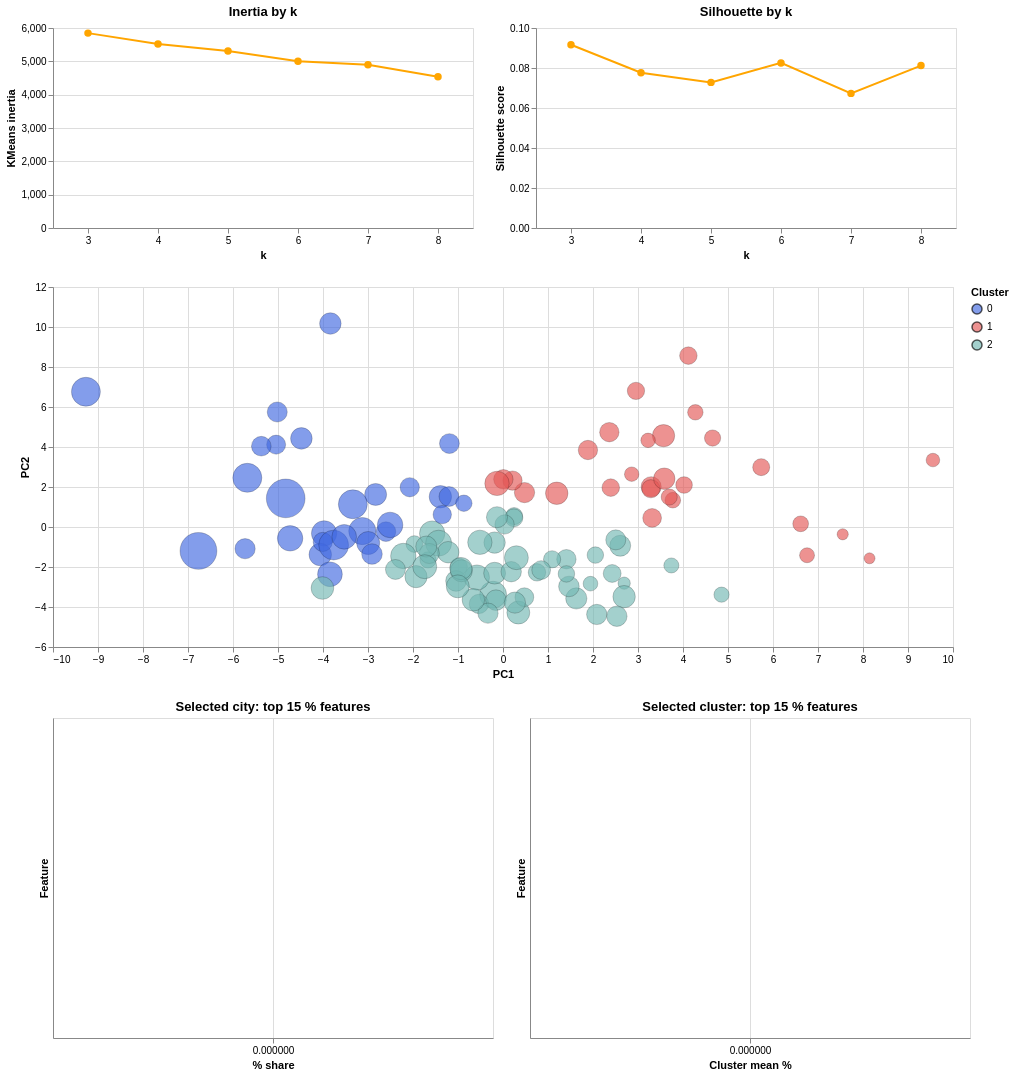

The notebook cell this image was saved under:
### Code cell
import altair as alt

# Interactive layout: top row (inertia, silhouette), middle (scatter), bottom (city/cluster bars)
alt.data_transformers.disable_max_rows()

# Shared color scale for scatter (royal blue first)
cluster_scale = alt.Scale(
    range=[
        "royalblue",
        "#e45756",
        "#72b7b2",
        "#f58518",
        "#54a24b",
        "#eeca3b",
        "#b279a2",
        "#ff9da6",
        "#9c755f",
        "#bab0ab",
    ]
)

# Small charts for KMeans diagnostics
inertia_df = pd.DataFrame({"k": list(k_range), "inertia": inertias})
sil_df = pd.DataFrame({"k": list(k_range), "silhouette": silhouettes})

inertia_chart = (
    alt.Chart(inertia_df)
    .mark_line(point={"filled": True, "fill": "orange", "stroke": "orange"}, color="orange")
    .encode(
        x=alt.X("k:O", title="k", axis=alt.Axis(labelAngle=0)),
        y=alt.Y("inertia:Q", title="KMeans inertia"),
        tooltip=["k", alt.Tooltip("inertia:Q", format=",")],
    )
    .properties(width=420, height=200, title="Inertia by k")
)

silhouette_chart = (
    alt.Chart(sil_df)
    .mark_line(point={"filled": True, "fill": "orange", "stroke": "orange"}, color="orange")
    .encode(
        x=alt.X("k:O", title="k", axis=alt.Axis(labelAngle=0)),
        y=alt.Y("silhouette:Q", title="Silhouette score"),
        tooltip=["k", alt.Tooltip("silhouette:Q", format=".3f")],
    )
    .properties(width=420, height=200, title="Silhouette by k")
)

top_row = alt.hconcat(inertia_chart, silhouette_chart)

# Bubble scatter on PC1/PC2
scatter_data = scatter_df.copy()
scatter_data["size"] = np.sqrt(scatter_data["city_total_15y"].clip(lower=0))

city_select = alt.selection_point(fields=["city"], empty="none")
cluster_select = alt.selection_point(fields=["cluster"], empty="none")

scatter_chart = (
    alt.Chart(scatter_data)
    .mark_circle(opacity=0.65, stroke="black", strokeWidth=0.3)
    .encode(
        x=alt.X("pc1", title="PC1"),
        y=alt.Y("pc2", title="PC2"),
        size=alt.Size("size", legend=None, scale=alt.Scale(range=[50, 1500])),
        color=alt.Color("cluster:N", scale=cluster_scale, legend=alt.Legend(title="Cluster")),
        tooltip=["city", "cluster:N", alt.Tooltip("city_total_15y", format=",")],
    )
    .properties(width=900, height=360)
    .add_params(city_select, cluster_select)
)

# Long data for city-level % features (carry cluster for completeness)
pct_long = (
    X_use.assign(city=combined_df["city"], cluster=combined_df["cluster_kmeans"])
    .melt(id_vars=["city", "cluster"], var_name="feature", value_name="value")
)

bars_city = (
    alt.Chart(pct_long)
    .transform_filter(city_select)
    .transform_window(
        rank="rank(value)",
        sort=[alt.SortField("value", order="descending")],
        groupby=["city"],
    )
    .transform_filter("datum.rank <= 15")
    .mark_bar(color="orange")
    .encode(
        y=alt.Y("feature:N", sort="-x", title="Feature"),
        x=alt.X("value:Q", title="% share"),
        tooltip=["city", "feature", alt.Tooltip("value:Q", format=".2f")],
    )
    .properties(width=440, height=320, title="Selected city: top 15 % features")
)

# Cluster centroids long form
centroid_long = (
    centroids.reset_index().rename(columns={"cluster_kmeans": "cluster"})
    .melt(id_vars="cluster", var_name="feature", value_name="value")
)

bars_cluster = (
    alt.Chart(centroid_long)
    .transform_filter(cluster_select)
    .transform_window(
        rank="rank(value)",
        sort=[alt.SortField("value", order="descending")],
        groupby=["cluster"],
    )
    .transform_filter("datum.rank <= 15")
    .mark_bar(color="orange")
    .encode(
        y=alt.Y("feature:N", sort="-x", title="Feature"),
        x=alt.X("value:Q", title="Cluster mean %"),
        tooltip=["cluster:N", "feature", alt.Tooltip("value:Q", format=".2f")],
    )
    .properties(width=440, height=320, title="Selected cluster: top 15 % features")
)

bottom_row = alt.hconcat(bars_city, bars_cluster)

layout = alt.vconcat(top_row, scatter_chart, bottom_row).resolve_scale(color="independent")

layout

### Figure 1 — Vega-Lite specification as saved in the notebook (floating-point values rounded to 4 significant figures; data arrays with more than 128 entries replaced by an {"elided": "..."} marker saying what was removed)
{"config": {"view": {"continuousWidth": 300, "continuousHeight": 300}}, "vconcat": [{"hconcat": [{"data": {"name": "data-07f99612a30af7bc7871465fb094953c"}, "mark": {"type": "line", "color": "orange", "point": {"filled": true, "fill": "orange", "stroke": "orange"}}, "encoding": {"tooltip": [{"field": "k", "type": "quantitative"}, {"field": "inertia", "format": ",", "type": "quantitative"}], "x": {"axis": {"labelAngle": 0}, "field": "k", "title": "k", "type": "ordinal"}, "y": {"field": "inertia", "title": "KMeans inertia", "type": "quantitative"}}, "height": 200, "title": "Inertia by k", "width": 420}, {"data": {"name": "data-bb9817f37af110484e1f3b8b1de1fbe9"}, "mark": {"type": "line", "color": "orange", "point": {"filled": true, "fill": "orange", "stroke": "orange"}}, "encoding": {"tooltip": [{"field": "k", "type": "quantitative"}, {"field": "silhouette", "format": ".3f", "type": "quantitative"}], "x": {"axis": {"labelAngle": 0}, "field": "k", "title": "k", "type": "ordinal"}, "y": {"field": "silhouette", "title": "Silhouette score", "type": "quantitative"}}, "height": 200, "title": "Silhouette by k", "width": 420}]}, {"data": {"name": "data-8acc75ec1828cd63bcb5acfb2baa2b58"}, "mark": {"type": "circle", "opacity": 0.65, "stroke": "black", "strokeWidth": 0.3}, "encoding": {"color": {"field": "cluster", "legend": {"title": "Cluster"}, "scale": {"range": ["royalblue", "#e45756", "#72b7b2", "#f58518", "#54a24b", "#eeca3b", "#b279a2", "#ff9da6", "#9c755f", "#bab0ab"]}, "type": "nominal"}, "size": {"field": "size", "legend": null, "scale": {"range": [50, 1500]}, "type": "quantitative"}, "tooltip": [{"field": "city", "type": "nominal"}, {"field": "cluster", "type": "nominal"}, {"field": "city_total_15y", "format": ",", "type": "quantitative"}], "x": {"field": "pc1", "title": "PC1", "type": "quantitative"}, "y": {"field": "pc2", "title": "PC2", "type": "quantitative"}}, "height": 360, "name": "view_11", "width": 900}, {"hconcat": [{"data": {"name": "data-967ea96006d7b7060deb8eaa23f67842"}, "mark": {"type": "bar", "color": "orange"}, "encoding": {"tooltip": [{"field": "city", "type": "nominal"}, {"field": "feature", "type": "nominal"}, {"field": "value", "format": ".2f", "type": "quantitative"}], "x": {"field": "value", "title": "% share", "type": "quantitative"}, "y": {"field": "feature", "sort": "-x", "title": "Feature", "type": "nominal"}}, "height": 320, "title": "Selected city: top 15 % features", "transform": [{"filter": {"param": "param_20", "empty": false}}, {"window": [{"op": "rank", "field": "value", "as": "rank"}], "groupby": ["city"], "sort": [{"field": "value", "order": "descending"}]}, {"filter": "datum.rank <= 15"}], "width": 440}, {"data": {"name": "data-2f5354a536a22d2fbf73c11ec910d816"}, "mark": {"type": "bar", "color": "orange"}, "encoding": {"tooltip": [{"field": "cluster", "type": "nominal"}, {"field": "feature", "type": "nominal"}, {"field": "value", "format": ".2f", "type": "quantitative"}], "x": {"field": "value", "title": "Cluster mean %", "type": "quantitative"}, "y": {"field": "feature", "sort": "-x", "title": "Feature", "type": "nominal"}}, "height": 320, "title": "Selected cluster: top 15 % features", "transform": [{"filter": {"param": "param_21", "empty": false}}, {"window": [{"op": "rank", "field": "value", "as": "rank"}], "groupby": ["cluster"], "sort": [{"field": "value", "order": "descending"}]}, {"filter": "datum.rank <= 15"}], "width": 440}]}], "params": [{"name": "param_20", "select": {"type": "point", "fields": ["city"]}, "views": ["view_11"]}, {"name": "param_21", "select": {"type": "point", "fields": ["cluster"]}, "views": ["view_11"]}], "resolve": {"scale": {"color": "independent"}}, "$schema": "https://vega.github.io/schema/vega-lite/v5.20.1.json", "datasets": {"data-07f99612a30af7bc7871465fb094953c": [{"k": 3, "inertia": 5846.0}, {"k": 4, "inertia": 5522.0}, {"k": 5, "inertia": 5312.0}, {"k": 6, "inertia": 5002.0}, {"k": 7, "inertia": 4896.0}, {"k": 8, "inertia": 4536.0}], "data-bb9817f37af110484e1f3b8b1de1fbe9": [{"k": 3, "silhouette": 0.09161}, {"k": 4, "silhouette": 0.07767}, {"k": 5, "silhouette": 0.07281}, {"k": 6, "silhouette": 0.08255}, {"k": 7, "silhouette": 0.06731}, {"k": 8, "silhouette": 0.0812}], "data-8acc75ec1828cd63bcb5acfb2baa2b58": [{"pc1": 0.7553, "pc2": -2.267, "cluster": 2, "city": "Agrigento", "city_total_15y": 7922.0, "size": 89.01}, {"pc1": -0.1867, "pc2": -0.7787, "cluster": 2, "city": "Alessandria", "city_total_15y": 19940.0, "size": 141.2}, {"pc1": -1.392, "pc2": 1.512, "cluster": 0, "city": "Ancona", "city_total_15y": 24750.0, "size": 157.3}, {"pc1": 0.4782, "pc2": 1.721, "cluster": 1, "city": "Arezzo", "city_total_15y": 15850.0, "size": 125.9}, {"pc1": -2.072, "pc2": 1.986, "cluster": 0, "city": "Ascoli Piceno", "city_total_15y": 12500.0, "size": 111.8}, {"pc1": 0.2462, "pc2": 0.5434, "cluster": 2, "city": "Asti", "city_total_15y": 7192.0, "size": 84.81}, {"pc1": 2.955, "pc2": 6.805, "cluster": 1, "city": "Avellino", "city_total_15y": 7573.0, "size": 87.02}, {"pc1": -0.2193, "pc2": -3.385, "cluster": 2, "city": "Bari", "city_total_15y": 55040.0, "size": 234.6}, {"pc1": -0.5353, "pc2": -3.846, "cluster": 2, "city": "Barletta-Andria-Trani", "city_total_15y": 12770.0, "size": 113.0}, {"pc1": 5.738, "pc2": 2.992, "cluster": 1, "city": "Belluno", "city_total_15y": 6973.0, "size": 83.5}, {"pc1": 3.774, "pc2": 1.341, "cluster": 1, "city": "Benevento", "city_total_15y": 4566.0, "size": 67.57}, {"pc1": -1.574, "pc2": -0.3284, "cluster": 2, "city": "Bergamo", "city_total_15y": 42360.0, "size": 205.8}, {"pc1": -1.667, "pc2": -1.646, "cluster": 2, "city": "Biella", "city_total_15y": 5556.0, "size": 74.54}, {"pc1": -3.126, "pc2": -0.2021, "cluster": 0, "city": "Bologna", "city_total_15y": 57780.0, "size": 240.4}, {"pc1": 3.568, "pc2": 4.566, "cluster": 1, "city": "Bolzano/Bozen", "city_total_15y": 24080.0, "size": 155.2}, {"pc1": -1.431, "pc2": -0.8081, "cluster": 2, "city": "Brescia", "city_total_15y": 47190.0, "size": 217.2}, {"pc1": 2.083, "pc2": -4.373, "cluster": 2, "city": "Brindisi", "city_total_15y": 15850.0, "size": 125.9}, {"pc1": -0.1562, "pc2": -3.657, "cluster": 2, "city": "Cagliari", "city_total_15y": 17000.0, "size": 130.4}, {"pc1": -0.984, "pc2": -1.984, "cluster": 2, "city": "Caltanissetta", "city_total_15y": 7696.0, "size": 87.73}, {"pc1": 3.694, "pc2": 1.499, "cluster": 1, "city": "Campobasso", "city_total_15y": 5352.0, "size": 73.16}, {"pc1": 2.693, "pc2": -2.808, "cluster": 2, "city": "Carbonia-Iglesias", "city_total_15y": 1237.0, "size": 35.17}, {"pc1": -1.218, "pc2": -1.261, "cluster": 2, "city": "Caserta", "city_total_15y": 20700.0, "size": 143.9}, {"pc1": -3.975, "pc2": -0.318, "cluster": 0, "city": "Catania", "city_total_15y": 42410.0, "size": 205.9}, {"pc1": 2.394, "pc2": 1.968, "cluster": 1, "city": "Catanzaro", "city_total_15y": 8145.0, "size": 90.25}, {"pc1": 0.2122, "pc2": 2.321, "cluster": 1, "city": "Chieti", "city_total_15y": 12500.0, "size": 111.8}, {"pc1": -2.83, "pc2": 1.627, "cluster": 0, "city": "Como", "city_total_15y": 22590.0, "size": 150.3}, {"pc1": 1.888, "pc2": 3.85, "cluster": 1, "city": "Cosenza", "city_total_15y": 12880.0, "size": 113.5}, {"pc1": -0.3341, "pc2": -4.309, "cluster": 2, "city": "Cremona", "city_total_15y": 15720.0, "size": 125.4}, {"pc1": 3.741, "pc2": -1.923, "cluster": 2, "city": "Crotone", "city_total_15y": 3792.0, "size": 61.58}, {"pc1": 2.605, "pc2": -0.9379, "cluster": 2, "city": "Cuneo", "city_total_15y": 18390.0, "size": 135.6}, {"pc1": 3.224, "pc2": 4.331, "cluster": 1, "city": "Enna", "city_total_15y": 3114.0, "size": 55.8}, {"pc1": 0.2427, "pc2": 0.4602, "cluster": 2, "city": "Fermo", "city_total_15y": 8779.0, "size": 93.7}, {"pc1": -1.043, "pc2": -2.697, "cluster": 2, "city": "Ferrara", "city_total_15y": 17440.0, "size": 132.0}, {"pc1": -3.337, "pc2": 1.137, "cluster": 0, "city": "Firenze", "city_total_15y": 75030.0, "size": 273.9}, {"pc1": 1.629, "pc2": -3.572, "cluster": 2, "city": "Foggia", "city_total_15y": 19250.0, "size": 138.8}, {"pc1": -1.933, "pc2": -2.482, "cluster": 2, "city": "Forlì-Cesena", "city_total_15y": 23640.0, "size": 153.8}, {"pc1": 3.293, "pc2": 2.014, "cluster": 1, "city": "Frosinone", "city_total_15y": 15320.0, "size": 123.8}, {"pc1": -9.269, "pc2": 6.763, "cluster": 0, "city": "Genova", "city_total_15y": 75150.0, "size": 274.1}, {"pc1": -1.97, "pc2": -0.852, "cluster": 2, "city": "Gorizia", "city_total_15y": 6290.0, "size": 79.31}, {"pc1": 1.409, "pc2": -1.61, "cluster": 2, "city": "Grosseto", "city_total_15y": 12840.0, "size": 113.3}, {"pc1": -5.017, "pc2": 5.751, "cluster": 0, "city": "Imperia", "city_total_15y": 15040.0, "size": 122.6}, {"pc1": 9.554, "pc2": 3.347, "cluster": 1, "city": "Isernia", "city_total_15y": 2230.0, "size": 47.22}, {"pc1": 3.286, "pc2": 1.914, "cluster": 1, "city": "L\"'Aquila", "city_total_15y": 9677.0, "size": 98.37}, {"pc1": -5.042, "pc2": 4.118, "cluster": 0, "city": "La Spezia", "city_total_15y": 11790.0, "size": 108.6}, {"pc1": 2.691, "pc2": -3.484, "cluster": 2, "city": "Latina", "city_total_15y": 24740.0, "size": 157.3}, {"pc1": 0.3406, "pc2": -4.278, "cluster": 2, "city": "Lecce", "city_total_15y": 27370.0, "size": 165.4}, {"pc1": 0.008422, "pc2": 2.387, "cluster": 1, "city": "Lecco", "city_total_15y": 12940.0, "size": 113.7}, {"pc1": -4.061, "pc2": -1.379, "cluster": 0, "city": "Livorno", "city_total_15y": 25260.0, "size": 158.9}, {"pc1": 1.091, "pc2": -1.616, "cluster": 2, "city": "Lodi", "city_total_15y": 7310.0, "size": 85.5}, {"pc1": -2.996, "pc2": -0.7998, "cluster": 0, "city": "Lucca", "city_total_15y": 27900.0, "size": 167.0}, {"pc1": 2.506, "pc2": -0.644, "cluster": 2, "city": "Macerata", "city_total_15y": 14950.0, "size": 122.3}, {"pc1": 2.53, "pc2": -4.461, "cluster": 2, "city": "Mantova", "city_total_15y": 16160.0, "size": 127.1}, {"pc1": -4.006, "pc2": -0.7455, "cluster": 0, "city": "Massa-Carrara", "city_total_15y": 12170.0, "size": 110.3}, {"pc1": 2.053, "pc2": -1.404, "cluster": 2, "city": "Matera", "city_total_15y": 6019.0, "size": 77.58}, {"pc1": 8.145, "pc2": -1.565, "cluster": 1, "city": "Medio Campidano", "city_total_15y": 597.0, "size": 24.43}, {"pc1": -3.836, "pc2": 10.17, "cluster": 0, "city": "Messina", "city_total_15y": 20560.0, "size": 143.4}, {"pc1": -6.768, "pc2": -1.195, "cluster": 0, "city": "Milano", "city_total_15y": 207400.0, "size": 455.4}, {"pc1": -0.5807, "pc2": -2.526, "cluster": 2, "city": "Modena", "city_total_15y": 41580.0, "size": 203.9}, {"pc1": -3.846, "pc2": -2.363, "cluster": 0, "city": "Monza e della Brianza", "city_total_15y": 38210.0, "size": 195.5}, {"pc1": -5.681, "pc2": 2.46, "cluster": 0, "city": "Napoli", "city_total_15y": 76160.0, "size": 276.0}, {"pc1": -1.638, "pc2": -1.325, "cluster": 2, "city": "Novara", "city_total_15y": 15220.0, "size": 123.4}, {"pc1": 6.615, "pc2": 0.1588, "cluster": 1, "city": "Nuoro", "city_total_15y": 4796.0, "size": 69.25}, {"pc1": 7.549, "pc2": -0.3651, "cluster": 1, "city": "Ogliastra", "city_total_15y": 686.0, "size": 26.19}, {"pc1": 1.944, "pc2": -2.833, "cluster": 2, "city": "Olbia-Tempio", "city_total_15y": 3291.0, "size": 57.37}, {"pc1": 4.856, "pc2": -3.383, "cluster": 2, "city": "Oristano", "city_total_15y": 3969.0, "size": 63.0}, {"pc1": -2.215, "pc2": -1.447, "cluster": 2, "city": "Padova", "city_total_15y": 42790.0, "size": 206.9}, {"pc1": -4.731, "pc2": -0.5675, "cluster": 0, "city": "Palermo", "city_total_15y": 43250.0, "size": 208.0}, {"pc1": -0.1862, "pc2": -2.308, "cluster": 2, "city": "Parma", "city_total_15y": 22030.0, "size": 148.4}, {"pc1": -0.9247, "pc2": -2.188, "cluster": 2, "city": "Pavia", "city_total_15y": 22460.0, "size": 149.9}, {"pc1": 1.194, "pc2": 1.687, "cluster": 1, "city": "Perugia", "city_total_15y": 25060.0, "size": 158.3}, {"pc1": -1.705, "pc2": -0.9758, "cluster": 2, "city": "Pesaro e Urbino", "city_total_15y": 18600.0, "size": 136.4}, {"pc1": -2.601, "pc2": -0.2314, "cluster": 0, "city": "Pescara", "city_total_15y": 13750.0, "size": 117.2}, {"pc1": 0.1823, "pc2": -2.234, "cluster": 2, "city": "Piacenza", "city_total_15y": 16270.0, "size": 127.6}, {"pc1": -0.9342, "pc2": -2.078, "cluster": 2, "city": "Pisa", "city_total_15y": 24430.0, "size": 156.3}, {"pc1": -1.201, "pc2": 1.526, "cluster": 0, "city": "Pistoia", "city_total_15y": 14440.0, "size": 120.2}, {"pc1": 0.848, "pc2": -2.152, "cluster": 2, "city": "Pordenone", "city_total_15y": 11050.0, "size": 105.1}, {"pc1": 4.119, "pc2": 8.568, "cluster": 1, "city": "Potenza", "city_total_15y": 8010.0, "size": 89.5}, {"pc1": -5.731, "pc2": -1.085, "cluster": 0, "city": "Prato", "city_total_15y": 15660.0, "size": 125.1}, {"pc1": 0.4752, "pc2": -3.511, "cluster": 2, "city": "Ragusa", "city_total_15y": 11180.0, "size": 105.7}, {"pc1": -0.6585, "pc2": -3.642, "cluster": 2, "city": "Ravenna", "city_total_15y": 25150.0, "size": 158.6}, {"pc1": -1.191, "pc2": 4.171, "cluster": 0, "city": "Reggio di Calabria", "city_total_15y": 14330.0, "size": 119.7}, {"pc1": -1.005, "pc2": -2.968, "cluster": 2, "city": "Reggio nell\"'Emilia", "city_total_15y": 27290.0, "size": 165.2}, {"pc1": 4.657, "pc2": 4.447, "cluster": 1, "city": "Rieti", "city_total_15y": 5559.0, "size": 74.56}, {"pc1": -4.013, "pc2": -3.052, "cluster": 2, "city": "Rimini", "city_total_15y": 25980.0, "size": 161.2}, {"pc1": -4.829, "pc2": 1.43, "cluster": 0, "city": "Roma", "city_total_15y": 254100.0, "size": 504.1}, {"pc1": 2.426, "pc2": -2.323, "cluster": 2, "city": "Rovigo", "city_total_15y": 8711.0, "size": 93.33}, {"pc1": -0.1334, "pc2": 2.179, "cluster": 1, "city": "Salerno", "city_total_15y": 35970.0, "size": 189.7}, {"pc1": 1.465, "pc2": -2.973, "cluster": 2, "city": "Sassari", "city_total_15y": 16890.0, "size": 129.9}, {"pc1": -4.48, "pc2": 4.429, "cluster": 0, "city": "Savona", "city_total_15y": 20910.0, "size": 144.6}, {"pc1": 2.363, "pc2": 4.741, "cluster": 1, "city": "Siena", "city_total_15y": 12890.0, "size": 113.5}, {"pc1": -2.39, "pc2": -2.123, "cluster": 2, "city": "Siracusa", "city_total_15y": 14710.0, "size": 121.3}, {"pc1": 4.024, "pc2": 2.099, "cluster": 1, "city": "Sondrio", "city_total_15y": 6309.0, "size": 79.43}, {"pc1": 6.757, "pc2": -1.412, "cluster": 1, "city": "Sud Sardegna", "city_total_15y": 3686.0, "size": 60.71}, {"pc1": 0.2649, "pc2": -3.779, "cluster": 2, "city": "Taranto", "city_total_15y": 19320.0, "size": 139.0}, {"pc1": 0.03476, "pc2": 0.1273, "cluster": 2, "city": "Teramo", "city_total_15y": 12560.0, "size": 112.1}, {"pc1": -1.35, "pc2": 0.6194, "cluster": 0, "city": "Terni", "city_total_15y": 10130.0, "size": 100.7}, {"pc1": -3.763, "pc2": -0.9035, "cluster": 0, "city": "Torino", "city_total_15y": 85460.0, "size": 292.3}, {"pc1": -2.911, "pc2": -1.353, "cluster": 0, "city": "Trapani", "city_total_15y": 17050.0, "size": 130.6}, {"pc1": 3.584, "pc2": 2.416, "cluster": 1, "city": "Trento", "city_total_15y": 20240.0, "size": 142.3}, {"pc1": 0.2974, "pc2": -1.535, "cluster": 2, "city": "Treviso", "city_total_15y": 32810.0, "size": 181.1}, {"pc1": -5.371, "pc2": 4.041, "cluster": 0, "city": "Trieste", "city_total_15y": 13640.0, "size": 116.8}, {"pc1": -0.1339, "pc2": 0.4899, "cluster": 2, "city": "Udine", "city_total_15y": 18840.0, "size": 137.2}, {"pc1": 4.274, "pc2": 5.735, "cluster": 1, "city": "Valle d\"'Aosta/Vallée d\"'Aoste", "city_total_15y": 4335.0, "size": 65.84}, {"pc1": -3.529, "pc2": -0.4904, "cluster": 0, "city": "Varese", "city_total_15y": 37650.0, "size": 194.0}, {"pc1": -0.5138, "pc2": -0.7656, "cluster": 2, "city": "Venezia", "city_total_15y": 35570.0, "size": 188.6}, {"pc1": -0.8699, "pc2": 1.188, "cluster": 0, "city": "Verbano-Cusio-Ossola", "city_total_15y": 5842.0, "size": 76.43}, {"pc1": 1.409, "pc2": -2.345, "cluster": 2, "city": "Vercelli", "city_total_15y": 6022.0, "size": 77.6}, {"pc1": -2.509, "pc2": 0.1034, "cluster": 0, "city": "Verona", "city_total_15y": 44070.0, "size": 209.9}, {"pc1": 2.86, "pc2": 2.641, "cluster": 1, "city": "Vibo Valentia", "city_total_15y": 3076.0, "size": 55.46}, {"pc1": -1.738, "pc2": -1.986, "cluster": 2, "city": "Vicenza", "city_total_15y": 33220.0, "size": 182.3}, {"pc1": 3.314, "pc2": 0.4549, "cluster": 1, "city": "Viterbo", "city_total_15y": 11020.0, "size": 105.0}], "data-967ea96006d7b7060deb8eaa23f67842": {"elided": "7215 records"}, "data-2f5354a536a22d2fbf73c11ec910d816": {"elided": "195 records"}}}
